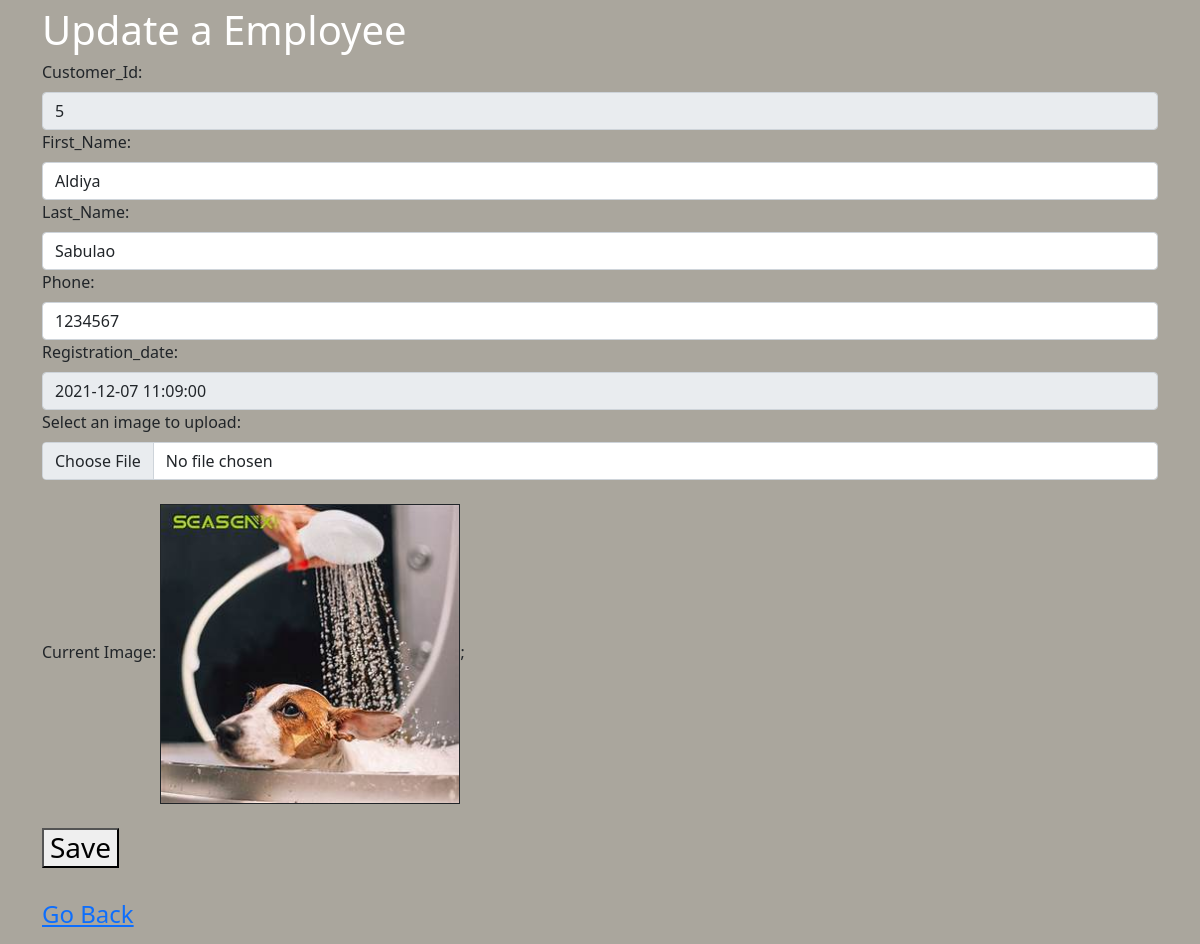
The page /edit2.php?Employee_id=5 on the database its author committed.
### tables this page shows
CREATE TABLE `employee` (
  `Employee_id` int(45) NOT NULL AUTO_INCREMENT,
  `First_name` varchar(45) NOT NULL,
  `Last_name` varchar(45) NOT NULL,
  `Email` varchar(100) NOT NULL,
  `Password` varchar(255) NOT NULL,
  `Phone_number` varchar(45) NOT NULL,
  `Registration_date` datetime DEFAULT NULL,
  `Emp_pic` varchar(100) NOT NULL,
  PRIMARY KEY (`Employee_id`)
);

### edit2.php (the view, shortened to what this page needs)
<!DOCTYPE html PUBLIC>
<html>
<head>
  <link href="https://cdn.jsdelivr.net/npm/bootstrap@5.1.3/dist/css/bootstrap.min.css" rel="stylesheet">
</head>
<body style="background-color:#aaa69d" ;>
  <?php
  include "includes/config.php";
  $result = mysqli_query($conn, "SELECT * FROM employee where Employee_id = " .   $_GET['Employee_id']);
  $row = mysqli_fetch_array($result);
  ?>
  <div class="container">
    <?php
    echo '<div style="font-size:40;color:white">Update a Employee</div>';
    ?>
    <form method="POST" action="update2.php" enctype="multipart/form-data">
      <div class="form-group">
        <label for="Employee_id" class="form-label">Customer_Id: </label>
        <input type='text' id='Employee_id' name='Employee_id' readonly value="<?php echo $_GET['Employee_id']; ?>" class="form-control">
      </div>
      <div class="form-group">
        <label for="fname" class="form-label">First_Name: </label>
        <input type='text' id='fname' name='fname' value="<?php echo $row['First_name']; ?>" class="form-control">
      </div>
      <div class="form-group">
        <label for="lname" class="form-label">Last_Name: </label>
        <input type='text' id='lname' name='lname' value="<?php echo $row['Last_name']; ?>" class="form-control">
      </div>
      <div class="form-group">
        <label for="phone" class="form-label">Phone: </label>
        <input type='text' id='phone' name='phone' value="<?php echo $row['Phone_number']; ?>" class="form-control">
      </div>
      <div class="form-group">
        <label for="Registration_date" class="form-label">Registration_date: </label>
        <input type='text' id='Registration_date' name='Registration_date' readonly value="<?php echo $row['Registration_date']; ?>" class="form-control">
      </div>
      <div class="form-group">
        <label for="fileToUpload" class="form-label">Select an image to upload: </label>
        <input type='file' id='fileToUpload' name='fileToUpload' class="form-control">
      </div>
      <div class="form-group">
        <br>
        <label for="imgpath" class="form-label">Current Image: </label>
        <?php
        echo "<img border=\"1\" src=\"" . $row['Emp_pic'] . "\" width=\"300\" alt=\"Employee Picture\" height=\"300\">"
        ?>;
        <br></br>
      </div>
      <div>
        <h3><button type="submit" name="submit" value="Save">Save</button></h3>
        <br>
        <?php
        echo "<td align='center'><a href='employee.php' role='button'> <h4>Go Back</h4></a></td>";
        ?>
      </div>
  </div>
</body>
</html>

### rows shown on the page
employee: fname "Aldiya", lname "Sabulao", phone "1234567", Registration_date "2021-12-07 11:09:00", Emp_pic (picture)
